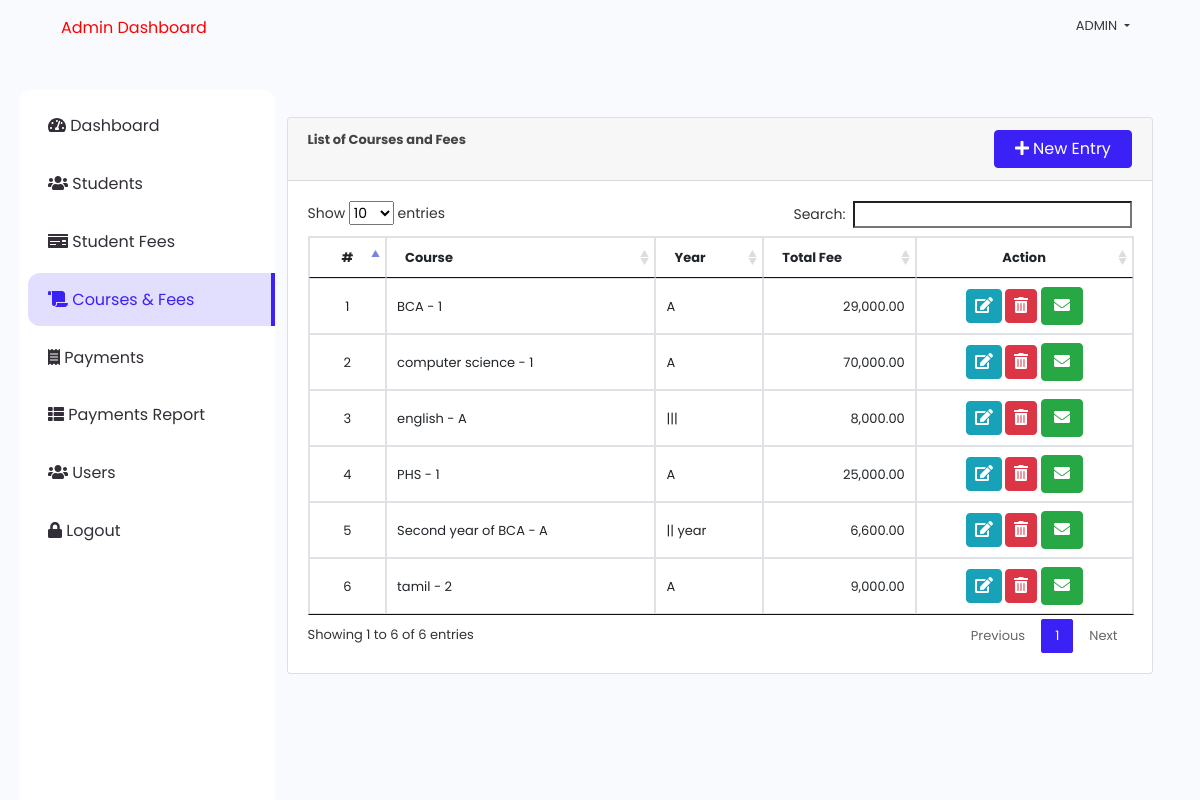
Screenshot of /index.php?page=courses (signed in) with the database file from the repository.
### tables this page shows
CREATE TABLE `courses` (
  `id` int(30) NOT NULL,
  `course` varchar(100) NOT NULL,
  `total_amount` float NOT NULL,
  `date_created` datetime NOT NULL DEFAULT current_timestamp(),
  `duedate` date DEFAULT NULL,
  `dueamount` decimal(10,2) DEFAULT NULL,
  `description` varchar(1000) NOT NULL,
  `level` varchar(100) NOT NULL
);

### courses.php (the view, shortened to what this page needs)
<?php include('db_connect.php');?>
<div class="container-fluid">
	<div class="col-lg-12">
		<div class="row">
			<div class="col-md-12">
				<div class="card">
					<div class="card-header">
						<b>List of Courses and Fees</b>
						<span class="float:right"><a class="btn btn-primary col-sm-6 col-md-2 float-right" href="javascript:void(0)" id="new_course">
					<i class="fa fa-plus"></i> New Entry
				</a></span>
					</div>
					<div class="card-body">
						<table class="table table-condensed table-bordered table-hover">
							<thead>
								<tr>
									<th class="text-center">#</th>
									<th class="">Course</th>
									<th class="">Year</th>
									<th class="">Total Fee</th>
									<th class="text-center">Action</th>
								</tr>
							</thead>
							<tbody>
								<?php
								$i = 1;
								$course = $conn->query("SELECT * FROM courses  order by course asc ");
								while($row=$course->fetch_assoc()):
								?>
								<tr>
									<td class="text-center"><?php echo $i++ ?></td>
									<td>
										<?php echo $row['course'] . " - " . $row['level'] ?>
									</td>
									<td class="">
										 <p><?php echo $row['description'] ?></p>
									</td>
									<td class="text-right">
									 <?php echo number_format($row['total_amount'],2) ?>
									</td>
									<td class="text-center">
									<button class="btn btn-info edit_course" type="button" data-id="<?php echo $row['id'] ?>" ><i class="fa fa-edit"></i></button>
										<button class="btn btn-danger delete_course" type="button" data-id="<?php echo $row['id'] ?>"><i class="fa fa-trash-alt"></i></button>
										<button class="btn btn-success mail" type="button" data-id="<?php echo $row['id'] ?>">
    <i class="fa fa-envelope"></i>
</button>
									</td>
								</tr>
								<?php endwhile; ?>
							</tbody>
						</table>
					</div>
				</div>
			</div>
		</div>
	</div>
</div>

### index.php (shortened to what this page needs)
<!DOCTYPE html>
<html lang="en">
<head>
<?php
 include('./header.php');
 ?>
</head>
<body>
	<?php include 'topbar.php' ?>
	<?php include 'navbar.php' ?>
  <main id="view-panel" >
      <?php $page = isset($_GET['page']) ? $_GET['page'] :'home'; ?>
  	<?php include $page.'.php' ?>
  </main>
</body>
</html>

### header.php (shortened to what this page needs)
  <link rel="stylesheet" href="assets/font-awesome/css/all.min.css">
<link href="assets/vendor/bootstrap/css/bootstrap.min.css" rel="stylesheet">
<link href="assets/vendor/icofont/icofont.min.css" rel="stylesheet">
<link href="assets/vendor/boxicons/css/boxicons.min.css" rel="stylesheet">
<link href="assets/vendor/animate.css/animate.min.css" rel="stylesheet">
<link href="assets/vendor/remixicon/remixicon.css" rel="stylesheet">
<link href="assets/vendor/owl.carousel/assets/owl.carousel.min.css" rel="stylesheet">
<link href="assets/vendor/bootstrap-datepicker/css/bootstrap-datepicker.min.css" rel="stylesheet">
<link href="assets/DataTables/datatables.min.css" rel="stylesheet">
<link href="assets/css/jquery.datetimepicker.min.css" rel="stylesheet">
<link href="assets/css/select2.min.css" rel="stylesheet">
<link href="assets/css/style.css" rel="stylesheet">
<link type="text/css" rel="stylesheet" href="assets/css/jquery-te-1.4.0.css">

### topbar.php (shortened to what this page needs)
<nav class="navbar navbar-light fixed-top">
  <div class="container-fluid mt-2 mb-2">
  	<div class="col-lg-12">
  		<div class="col-md-10 float-left" style="display: flex;">
  		 <marquee behavior="alternate" style="color:red; font-weight: 400; font-size: 16px;" scrolldelay="300">Admin Dashboard</marquee>
  		</div>
	  	<div class="float-right">
        <div class=" dropdown mr-4">
            <a href="javascript:void(0)" id="manage_my_account" class="text-dark dropdown-toggle text-uppercase"  id="account_settings" data-toggle="dropdown" aria-haspopup="true" aria-expanded="false"><?php echo $_SESSION['login_name'] ?> </a>
        </div>
      </div>
  </div>
</nav>

### navbar.php (shortened to what this page needs)
<nav id="sidebar" class='mx-lt-5 bg-white' >
		<div class="sidebar-list">
				<a href="index.php?page=home" class="nav-item nav-home"><span class='icon-field'><i class="fa fa-tachometer-alt "></i></span> Dashboard</a>
				<a href="index.php?page=students" class="nav-item nav-students"><span class='icon-field'><i class="fa fa-users "></i></span> Students</a>
				<a href="index.php?page=fees" class="nav-item nav-fees"><span class='icon-field'><i class="fa fa-money-check "></i></span> Student Fees</a>
				<a href="index.php?page=courses" class="nav-item nav-courses"><span class='icon-field'><i class="fa fa-scroll "></i></span> Courses & Fees</a>
				<a href="index.php?page=payments" class="nav-item nav-payments"><span class='icon-field'><i class="fa fa-receipt "></i></span> Payments</a>
				<a href="index.php?page=payments_report" class="nav-item nav-payments_report"><span class='icon-field'><i class="fa fa-th-list"></i></span> Payments Report</a>
				<?php if($_SESSION['login_type'] == 1): ?>
				<a href="index.php?page=users" class="nav-item nav-users"><span class='icon-field'><i class="fa fa-users "></i></span> Users</a>
				<a href="ajax.php?action=logout" class="nav-item nav-site_settings"><span class='icon-field'><i class="fa fa-lock"></i></span> Logout</a>
			<?php endif; ?>
		</div>
</nav>

### assets/css/style.css (style rules this page uses)
body { font-family: "Poppins", sans-serif; color: #444444; width: 100%; height: calc(100%); font-size: .813rem; background-color: #f9fafe; }
a { color: #1977cc; }
.navbar-light { background: #f9fafe; }
nav#sidebar { height: calc(100%); position: fixed; z-index: 99; left: 19px; width: 256px; font-size: 12px; top: 7.5em; padding: 10px 0 0 9px; border-radius: 12px; }
a.nav-item { position: relative; display: block; padding: .90rem 1.25rem; margin-bottom: -1px; background-color: #ffffffc4; color: #332e38; font-size: 16px; margin-bottom: 5px; }
a.nav-item:hover, .nav-item.active { background-color: rgba(60, 33, 247, 0.15); border-radius: 12px 0 0 12px; border-right: 4px solid #3c21f7; color: #3c21f7; }
main#view-panel { margin-left: 250px; width: calc(100% - 261px); margin-top: 4.8em; padding: 0.5em; }
.btn-primary { color: #fff; background-color: #3c21f7; border-color: #3c21f7; }
.btn.edit_course, .btn.delete_course, .btn.view_payment, .btn.edit_fees, .btn.delete_fees, .btn.edit_student, .btn.delete_student, .btn.edit_payment, .btn.delete_payment { padding: 4px 8px; }

### courses.php (style rules this page uses)
td { vertical-align: middle !important; }
td p { margin: unset }

### rows the page displays
courses: course "BCA", level "1", description "A", total_amount "29,000.00"
courses: course "computer science", level "1", description "A", total_amount "70,000.00"
courses: course "english", level "A", description "|||", total_amount "8,000.00"
courses: course "PHS", level "1", description "A", total_amount "25,000.00"
courses: course "Second year of BCA", level "A", description "|| year", total_amount "6,600.00"
courses: course "tamil", level "2", description "A", total_amount "9,000.00"

### other values shown
$_SESSION['login_name'] "ADMIN"
